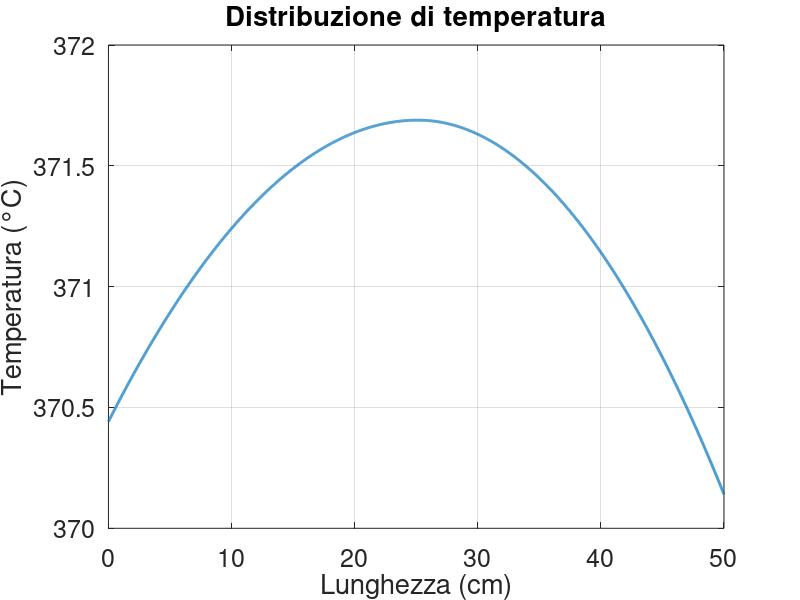

Source code (MATLAB):
clc; 
clear; 
close all;

%% dati
% fisici
Tco2 = 300;         % °C
hh = 50;            % W/m^2K
qvol = 8e4;         % W/m^3
kbarra = 350;       % W/mK
kss = 50;           % W/mK


% topologia
d1 = .2;            % m
d2 = .23;           % m
LL = .5;            % m

surfi1 = pi*d1^2/4;             % m^2
surfi2 = pi*(d2^2-d1^2)/4;      % m^2
surfe = pi*(d1+d2)*LL/2;          % m^2 COSTANTE

vol1 = surfi1*LL;           % m^3
vol2 = surfi2*LL/2;         % m^3
voltot = vol1+vol2;         % m^3 COSTANTE

%% griglia
dx = 1e-4;                  % dalla considerazione dell'andamento errori !     
x1 = (0:dx:LL/2)';    
x2 = (LL/2+dx:dx:LL)';
xx = [x1;x2];
n1 = length(x1);
n2 = length(x2);
nn = length(xx);

keq = (kbarra*(surfi1)+kss*(surfi2))/(surfi1+surfi2);
kk=kbarra*(xx<=LL/2)+keq*(xx>LL/2);

%% AA & bb
diag_i = ones(nn,1);
diag_p = -2+surfe/voltot*dx^2./-kk*hh;
diag_s = ones(nn,1);

AA = spdiags([diag_s diag_p diag_i], -1:1, nn, nn);

bb = qvol*dx^2./-kk+surfe/voltot*hh*Tco2*dx^2./-kk;

%% coco & TT
% robin
AA(1,1) = -1+hh*dx/-kbarra;
AA(1,2) = 1;
bb(1) = hh/-kbarra*Tco2*dx;

% continuità
AA(n1,n1-1) = -kbarra;
AA(n1,n1) = kbarra+keq;
AA(n1,n1+1) = -keq;
bb(n1) = 0;

% robin
AA(end,end-1) = -1;
AA(end,end) = 1-hh/-keq*dx;
bb(end) = hh/-keq*-Tco2*dx;

TT = AA\bb;

%% plotto
figure(1)
plot(xx*1e2,TT,'linewidth',2)
grid on
box on
title ('Distribuzione di temperatura')
xlabel('Lunghezza (cm)')
ylabel('Temperatura (°C)')
set(gca,'fontsize',18)
